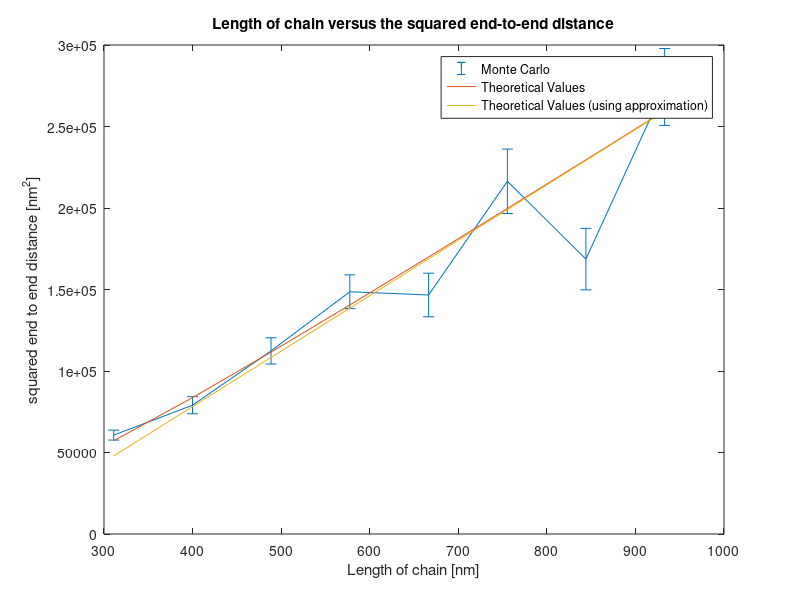
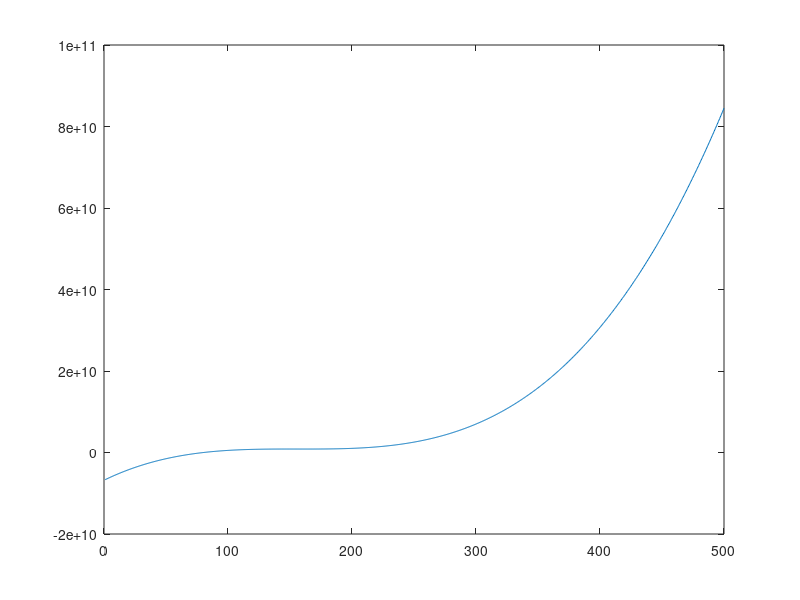

Here is the MATLAB script that generated these plots, in order: (Note: this script raises an error after producing the figures.)
%% Computational Science Final Project: Worm-Like Chain
% Task 2
% Authors: Maarten Joosten & Nemo Andrea
% IDs: xxxxxxx & 4473035
% Date of Creation: 20-06-2017
% github: https://github.com/MJoosten/Computational-Science

%% Task 2 -----------------------------------------------------------------

%prepping
clear all
close all
format compact

%% Start

enable_plots=true; %do you wish to plot the WLC? %debugging
P=8; %number of different values for K to try (affects total length)
P_range=[1000,3000]; %(default:1500,20000)
N=50; %Iterations of Polymer/chain (DNA) generation (default:100)
K=round(linspace(P_range(1),P_range(2),P)); % Number of segments of chain (base pairs)
length_link=0.311;%[nm] Length of each chain link(base pair)(default:0.311)
length_persist=85; %[nm] persistence length (default:50)
length_chain=K*length_link; %[nm] Total length of chain (DNA)
t_initial=[1;0]; %initial orientation of t vector (unit length);

%Some Preallocation
distances=zeros(N,P);
distances_to_4=zeros(N,P);

% Calculate models -------------------------------------------------------- 

%opening statement (for console iterpretability)
fprintf('\n>>>[task 2] Starting Computation with %u iterations, %u Configurations (P) and %u to %u segments',N,P,K(1),K(end))

for pp=1:P
    K_select=K(pp);
    
    %Main Preallocation
    location=zeros(2,K_select,N); %will hold the location for each polymer link
    tangents=ones(2,K_select,N);% holds the angles %TODO: remove
    tangents(1,:,:)=tangents(1,:,:)*t_initial(1);
    tangents(2,:,:)=tangents(2,:,:)*t_initial(2);% 
    rand_angles=sqrt(length_link/length_persist)*randn(N,K_select);
    
    fprintf('\nComputing WLC Distance for K=%u links, for N=%u iterations',K_select,N)
    for ii=1:N %loop over N iterations(generate N independent runs)       
        for jj=1:K_select-1 %compute K segments
            tangents(:,jj+1,ii)=[cos(rand_angles(ii,jj)),-sin(rand_angles(ii,jj));sin(rand_angles(ii,jj)),cos(rand_angles(ii,jj))]*tangents(:,jj,ii);
            location(:,jj+1,ii)=location(:,jj,ii)+tangents(:,jj+1,ii)*length_link;

        end
        distances(ii,pp)=sum((location(:,end,ii)-location(:,1,ii)).^2);         
    end
end

%compute theoretical values
theoretical_full=4*length_persist*length_chain-8*length_persist^2*(1-exp(-length_chain/(length_persist*2)));    
theoretical_approx=4*length_persist*length_chain-8*length_persist^2;


%%make non-for loop? more elegant, no need for performance
%%TODO: can you check this? it seems okay now, but id like to have someone
%%check this
for ii=1:P    
    error_chain(ii)=sqrt((mean(distances(:,ii).^2)-mean(distances(:,ii))^2)/N);
end

%plotting figures
close all
figure
errorbar(length_chain,mean(distances,1),error_chain);
hold on
plot(length_chain,theoretical_full)
hold on
plot(length_chain,theoretical_approx)
hold off
title('Length of chain versus the squared end-to-end distance')
xlabel('Length of chain [nm]')
ylabel('squared end to end distance [nm^2]')
legend('Monte Carlo','Theoretical Values','Theoretical Values (using approximation)')

%closing statement (for console iterpretability)
fprintf('\n>>> %u configurations completed, Computation finished\n',P)

%% Fitting Function

unknown=linspace(1,500,1000);
% we can determine this using matlab symbolic language, which is probably a
% good thing for bonus points
for ii=1:1000
    Chi_Deriv(ii)=sum(2*(16*unknown(ii)-4*length_chain).*(mean(distances,1)-4*unknown(ii).*length_chain+8*unknown(ii).^2));
end
figure
plot(unknown,Chi_Deriv)
hold on
refline(0,0)


%% Symbolic Language

syms persistence_length_sym
chi=((mean(distances,1)-4*persistence_length_sym.*length_chain+8*persistence_length_sym.^2));
chi_deriv=(2*(16*persistence_length_sym-4*length_chain(end)).*(mean(mean(distances,1))-4*persistence_length_sym*length_chain(end)+8*persistence_length_sym^2));
chi_deriv_2=diff(chi);
chi_deriv_3=persistence_length_sym^2

figure
fplot(chi_deriv)
xlim([1,500])
ylim([-1,5]*10^10)
kappa=root(chi_deriv_2,persistence_length_sym)
vpa(kappa)

